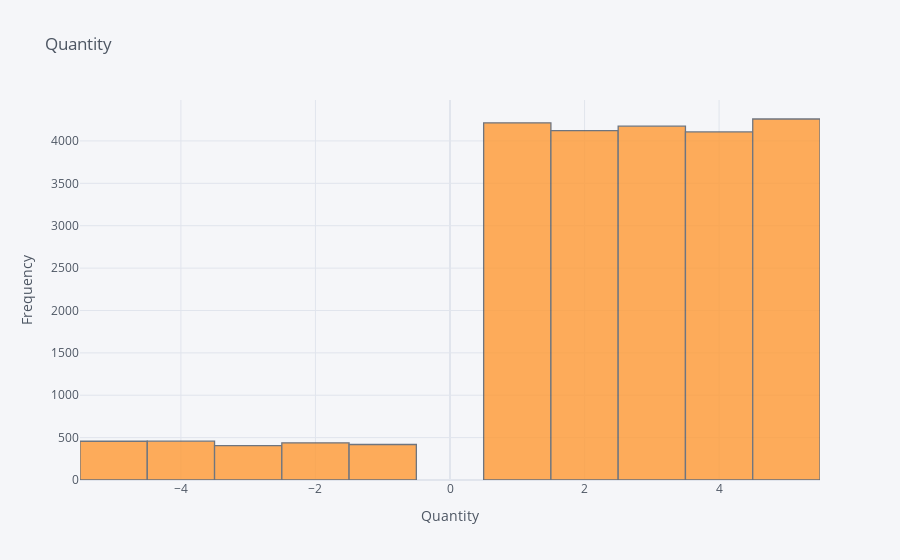

This figure's notebook cell:
### Code cell
Customer_Final['Qty'].iplot(kind='hist',xTitle='Quantity',yTitle='Frequency',title='Quantity')

### Figure 1 — Plotly figure (JSON) as saved in the notebook; plotly's stock layout.template omitted (floating-point values rounded to 4 significant figures; data arrays with more than 128 entries replaced by an {"elided": "..."} marker saying what was removed)
{"data": [{"histfunc": "count", "histnorm": "", "marker": {"color": "rgba(255, 153, 51, 1.0)", "line": {"color": "#4D5663", "width": 1.3}}, "name": "Qty", "opacity": 0.8, "orientation": "v", "type": "histogram", "x": {"elided": "23053 int values"}}], "layout": {"barmode": "overlay", "legend": {"bgcolor": "#F5F6F9", "font": {"color": "#4D5663"}}, "paper_bgcolor": "#F5F6F9", "plot_bgcolor": "#F5F6F9", "title": {"font": {"color": "#4D5663"}, "text": "Quantity"}, "xaxis": {"gridcolor": "#E1E5ED", "showgrid": true, "tickfont": {"color": "#4D5663"}, "title": {"font": {"color": "#4D5663"}, "text": "Quantity"}, "zerolinecolor": "#E1E5ED"}, "yaxis": {"gridcolor": "#E1E5ED", "showgrid": true, "tickfont": {"color": "#4D5663"}, "title": {"font": {"color": "#4D5663"}, "text": "Frequency"}, "zerolinecolor": "#E1E5ED"}}}
